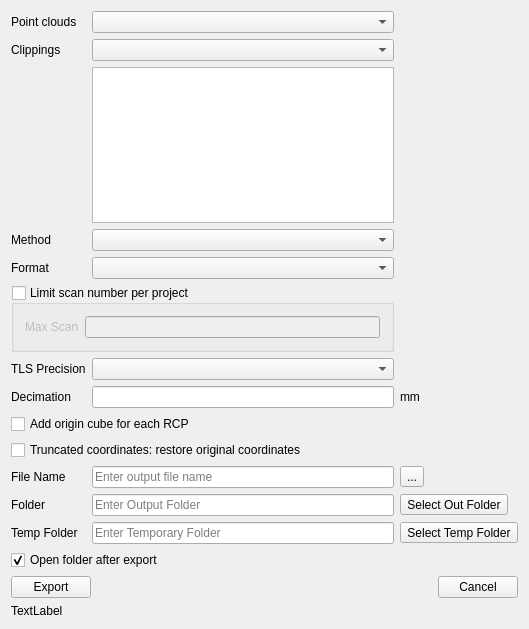
<?xml version="1.0" encoding="UTF-8"?>
<ui version="4.0">
 <class>DialogExportPointCloud</class>
 <widget class="QWidget" name="DialogExportPointCloud">
  <property name="geometry">
   <rect>
    <x>0</x>
    <y>0</y>
    <width>529</width>
    <height>629</height>
   </rect>
  </property>
  <property name="windowTitle">
   <string>Point cloud export</string>
  </property>
  <layout class="QGridLayout" name="gridLayout">
   <item row="4" column="1">
    <widget class="QComboBox" name="comboBox_file_format"/>
   </item>
   <item row="17" column="0">
    <widget class="QLabel" name="label_temp">
     <property name="text">
      <string>Temp Folder</string>
     </property>
    </widget>
   </item>
   <item row="1" column="1">
    <widget class="QComboBox" name="comboBox_clippings"/>
   </item>
   <item row="3" column="1">
    <widget class="QComboBox" name="comboBox_method"/>
   </item>
   <item row="23" column="0" colspan="3">
    <spacer name="verticalSpacer">
     <property name="orientation">
      <enum>Qt::Vertical</enum>
     </property>
     <property name="sizeHint" stdset="0">
      <size>
       <width>0</width>
       <height>0</height>
      </size>
     </property>
    </spacer>
   </item>
   <item row="3" column="0">
    <widget class="QLabel" name="label_method">
     <property name="text">
      <string>Method</string>
     </property>
    </widget>
   </item>
   <item row="12" column="1">
    <widget class="QLineEdit" name="lineEdit_density"/>
   </item>
   <item row="19" column="0" colspan="3">
    <layout class="QHBoxLayout" name="horizontalLayout">
     <property name="spacing">
      <number>0</number>
     </property>
     <item>
      <widget class="QPushButton" name="pushButton_export">
       <property name="text">
        <string>Export</string>
       </property>
      </widget>
     </item>
     <item>
      <spacer name="horizontalSpacer">
       <property name="orientation">
        <enum>Qt::Horizontal</enum>
       </property>
       <property name="sizeHint" stdset="0">
        <size>
         <width>0</width>
         <height>0</height>
        </size>
       </property>
      </spacer>
     </item>
     <item>
      <widget class="QPushButton" name="pushButton_cancel">
       <property name="text">
        <string>Cancel</string>
       </property>
      </widget>
     </item>
    </layout>
   </item>
   <item row="12" column="0">
    <widget class="QLabel" name="label_density">
     <property name="text">
      <string>Decimation</string>
     </property>
    </widget>
   </item>
   <item row="0" column="1">
    <widget class="QComboBox" name="comboBox_pointClouds"/>
   </item>
   <item row="12" column="2">
    <widget class="QLabel" name="label_density_unit">
     <property name="text">
      <string>mm</string>
     </property>
    </widget>
   </item>
   <item row="18" column="0" colspan="3">
    <widget class="QCheckBox" name="checkBox_openFolderAfterExport">
     <property name="text">
      <string>Open folder after export</string>
     </property>
     <property name="checked">
      <bool>true</bool>
     </property>
    </widget>
   </item>
   <item row="16" column="2">
    <widget class="QToolButton" name="toolButton_folder">
     <property name="text">
      <string>Select Out Folder</string>
     </property>
     <property name="icon">
      <iconset resource="../../../openscantools.qrc">
       <normaloff>:/icons/100x100/open_project.png</normaloff>:/icons/100x100/open_project.png</iconset>
     </property>
    </widget>
   </item>
   <item row="13" column="0" colspan="2">
    <widget class="QCheckBox" name="checkBox_addOriginCube">
     <property name="text">
      <string>Add origin cube for each RCP</string>
     </property>
    </widget>
   </item>
   <item row="2" column="1">
    <widget class="QListWidget" name="listWidget_clippingNames">
     <property name="selectionMode">
      <enum>QAbstractItemView::NoSelection</enum>
     </property>
    </widget>
   </item>
   <item row="20" column="0" colspan="3">
    <widget class="QLabel" name="label_msg">
     <property name="sizePolicy">
      <sizepolicy hsizetype="Ignored" vsizetype="Preferred">
       <horstretch>0</horstretch>
       <verstretch>0</verstretch>
      </sizepolicy>
     </property>
     <property name="text">
      <string>TextLabel</string>
     </property>
     <property name="wordWrap">
      <bool>true</bool>
     </property>
    </widget>
   </item>
   <item row="15" column="2">
    <widget class="QToolButton" name="toolButton_outFile">
     <property name="text">
      <string>...</string>
     </property>
     <property name="icon">
      <iconset resource="../../../openscantools.qrc">
       <normaloff>:/icons/100x100/save.png</normaloff>:/icons/100x100/save.png</iconset>
     </property>
    </widget>
   </item>
   <item row="17" column="2">
    <widget class="QToolButton" name="toolButton_tempFolder">
     <property name="text">
      <string>Select Temp Folder</string>
     </property>
     <property name="icon">
      <iconset resource="../../../openscantools.qrc">
       <normaloff>:/icons/100x100/open_project.png</normaloff>:/icons/100x100/open_project.png</iconset>
     </property>
     <property name="autoRaise">
      <bool>false</bool>
     </property>
    </widget>
   </item>
   <item row="15" column="1">
    <widget class="QLineEdit" name="lineEdit_fileName">
     <property name="placeholderText">
      <string>Enter output file name</string>
     </property>
    </widget>
   </item>
   <item row="4" column="0">
    <widget class="QLabel" name="label_format">
     <property name="text">
      <string>Format</string>
     </property>
    </widget>
   </item>
   <item row="1" column="0">
    <widget class="QLabel" name="label_clippings">
     <property name="text">
      <string>Clippings</string>
     </property>
    </widget>
   </item>
   <item row="16" column="0">
    <widget class="QLabel" name="label_folder">
     <property name="text">
      <string>Folder</string>
     </property>
    </widget>
   </item>
   <item row="17" column="1">
    <widget class="QLineEdit" name="lineEdit_tempFolder">
     <property name="placeholderText">
      <string>Enter Temporary Folder</string>
     </property>
    </widget>
   </item>
   <item row="0" column="0">
    <widget class="QLabel" name="label_pointClouds">
     <property name="text">
      <string>Point clouds</string>
     </property>
    </widget>
   </item>
   <item row="10" column="1">
    <widget class="QComboBox" name="comboBox_precision"/>
   </item>
   <item row="9" column="0" colspan="2">
    <widget class="QGroupBox" name="groupBox_maxScan">
     <property name="title">
      <string>Limit scan number per project</string>
     </property>
     <property name="checkable">
      <bool>true</bool>
     </property>
     <property name="checked">
      <bool>false</bool>
     </property>
     <layout class="QHBoxLayout" name="horizontalLayout_3">
      <item>
       <widget class="QLabel" name="label_maxScan">
        <property name="text">
         <string>Max Scan</string>
        </property>
       </widget>
      </item>
      <item>
       <widget class="QLineEdit" name="lineEdit_maxScan"/>
      </item>
     </layout>
    </widget>
   </item>
   <item row="10" column="0">
    <widget class="QLabel" name="label_precision">
     <property name="text">
      <string>TLS Precision</string>
     </property>
    </widget>
   </item>
   <item row="15" column="0">
    <widget class="QLabel" name="label_fileName">
     <property name="text">
      <string>File Name</string>
     </property>
    </widget>
   </item>
   <item row="16" column="1">
    <widget class="QLineEdit" name="lineEdit_folder">
     <property name="placeholderText">
      <string>Enter Output Folder</string>
     </property>
    </widget>
   </item>
   <item row="14" column="0" colspan="2">
    <widget class="QCheckBox" name="checkBox_restoreOriginalCoordinates">
     <property name="text">
      <string>Truncated coordinates: restore original coordinates</string>
     </property>
    </widget>
   </item>
  </layout>
 </widget>
 <layoutdefault spacing="6" margin="11"/>
 <tabstops>
  <tabstop>comboBox_pointClouds</tabstop>
  <tabstop>comboBox_clippings</tabstop>
  <tabstop>listWidget_clippingNames</tabstop>
  <tabstop>comboBox_method</tabstop>
  <tabstop>comboBox_file_format</tabstop>
  <tabstop>groupBox_maxScan</tabstop>
  <tabstop>lineEdit_maxScan</tabstop>
  <tabstop>comboBox_precision</tabstop>
  <tabstop>lineEdit_density</tabstop>
  <tabstop>checkBox_addOriginCube</tabstop>
  <tabstop>lineEdit_fileName</tabstop>
  <tabstop>lineEdit_folder</tabstop>
  <tabstop>toolButton_folder</tabstop>
  <tabstop>lineEdit_tempFolder</tabstop>
  <tabstop>toolButton_tempFolder</tabstop>
  <tabstop>pushButton_export</tabstop>
  <tabstop>pushButton_cancel</tabstop>
 </tabstops>
 <resources>
  <include location="../../../openscantools.qrc"/>
 </resources>
 <connections/>
</ui>
